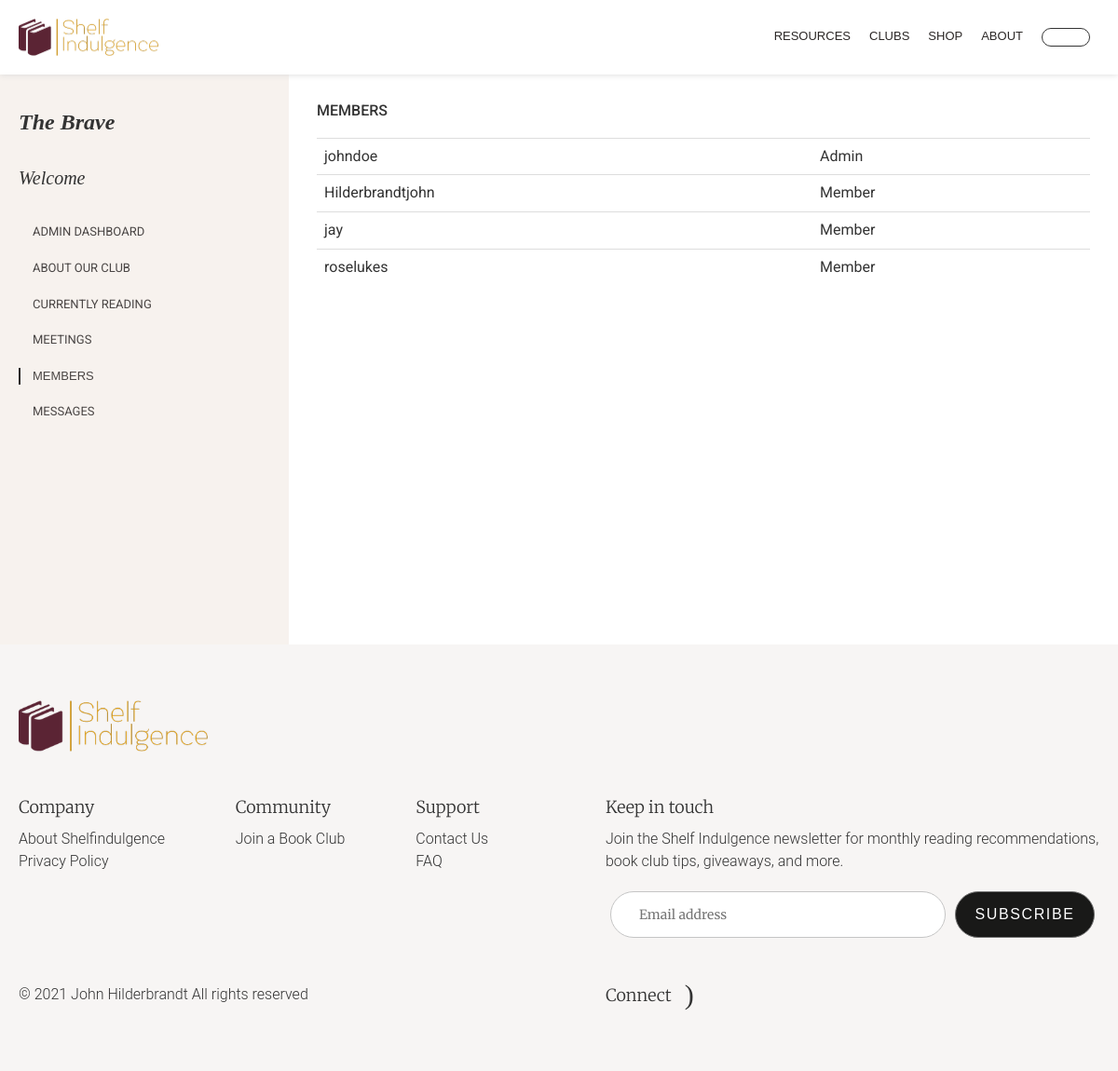
The page /members.php?clubname=the brave on the database as committed earlier.
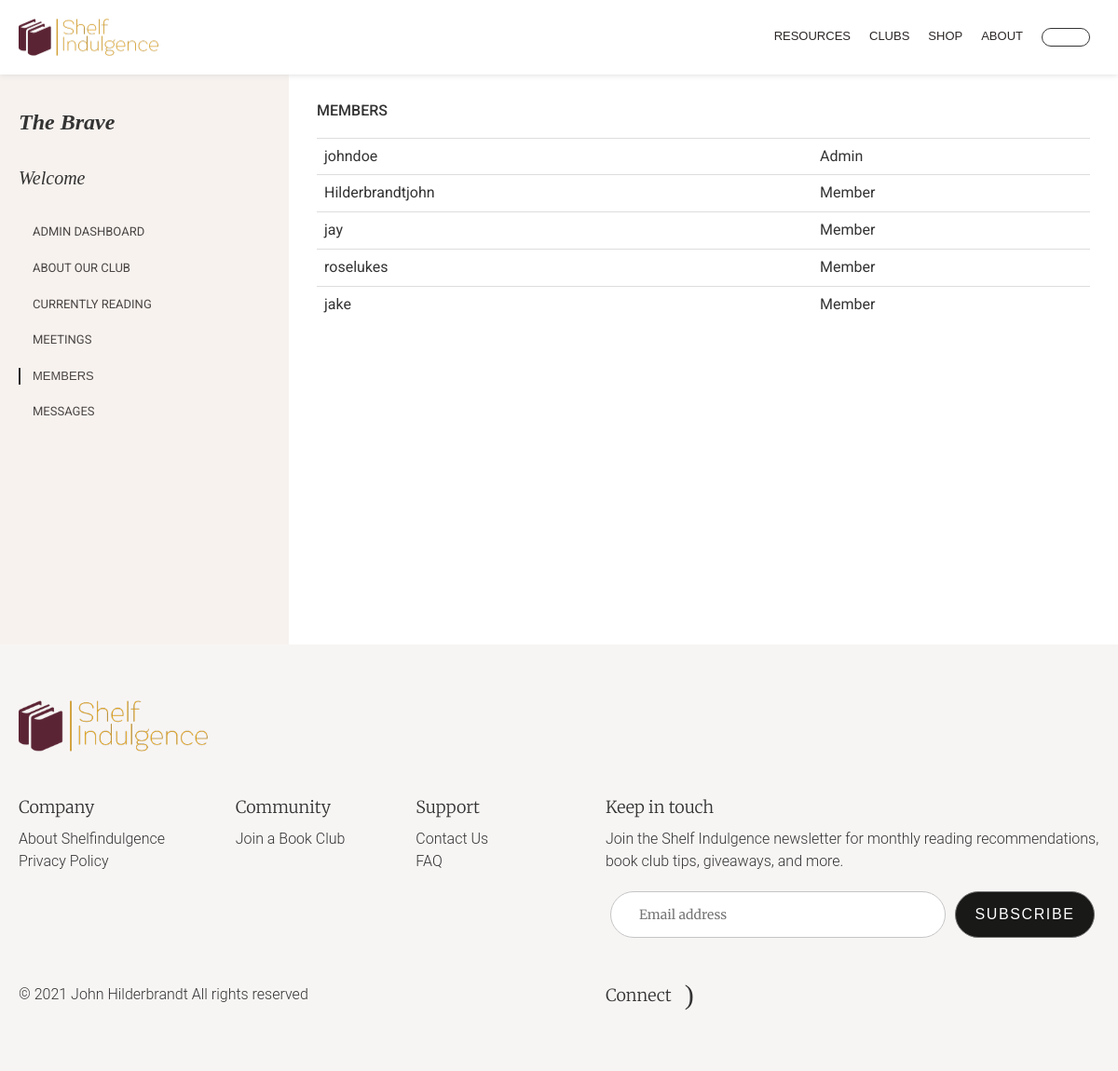
The same page on the database as committed later.
### tables this page shows
CREATE TABLE IF NOT EXISTS `members` (
  `id` int(11) NOT NULL AUTO_INCREMENT,
  `username` varchar(225) NOT NULL,
  `clubname` varchar(75) NOT NULL,
  `cstate` varchar(75) NOT NULL,
  `ccity` varchar(75) NOT NULL,
  `ctype` varchar(75) NOT NULL,
  `member_type` int(1) NOT NULL,
  PRIMARY KEY (`id`)
);

### functions/database_functions.php (called while the page is built, shortened)
<?php
	function getUserByClubname($conn, $clubname){
		$query = "SELECT id,username, member_type FROM members WHERE clubname = '$clubname'";
		$result = mysqli_query($conn, $query);
		return $result;
	}
?>

### members.php (the view, shortened to what the changed rows need)
<?php
$clubname = $_GET['clubname'];
require_once "./functions/database_functions.php";
$conn = db_connect();
$result = getUserByClubname($conn, $clubname)
?>
<!DOCTYPE html>
<html lang="en">
<head>
    <link rel="stylesheet" href="static/css/vendors~main.css">
    <link rel="stylesheet" href="static/css/main.css">
    <link rel="stylesheet" href="static/css/MemberSettingPage.css">
</head>
<body class="intent-mouse">
    <div id="root">
        <div>
            <div class="wrapper-container fix-overflow-x">
                <main class="main-container" id="content">
                    <div class="profile-container member-setting-container">
                        <div class="container-fluid">
                            <div class="row">
                                <div class="center">
                                    <div class="right-container">
                                        <div class="block-container">
                                            <div class="block-content block-my-clubs">
                                                <div class="block-main-header">
                                                    <div class="block-header">
                                                        <h1 class="block-title">MEMBERS</h1>
                                                    </div>
                                                </div>
                                                    <div class="list-user-container">
                                                        <table class="table" style="margin-top: 20px">
                                                                <?php while($row = mysqli_fetch_assoc($result)){ ?>
                                                                <tr>
                                                                    <td><?php echo $row['username']; ?></td>
                                                                    <td><?php if ($row['member_type']==1){
                                                                        echo "Admin";
                                                                    }elseif ($row['member_type']==2){
                                                                        echo "Member";
                                                                    }
                                                                     ?></td>
                                                                </tr>
                                                                <?php } ?>
                                                            </table>
                                                        </div>
                                                    </div>
                                            </div>
                                        </div>
                                    </div>
                                </div>
                            </div>
                        </div>
                    </div>
            </div>
        </div>
</body>
</html>

Rows that differ between the two databases and show on the page:
added members: username "jake", member_type "Member"
